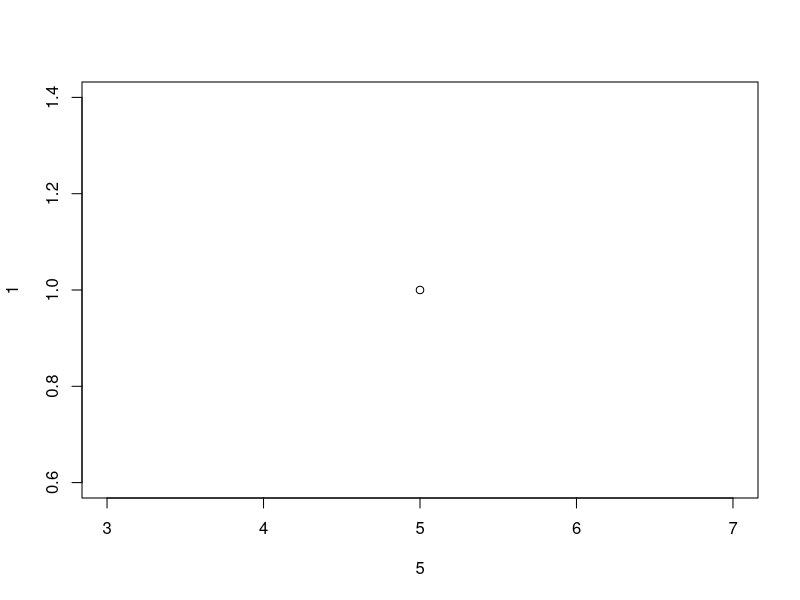
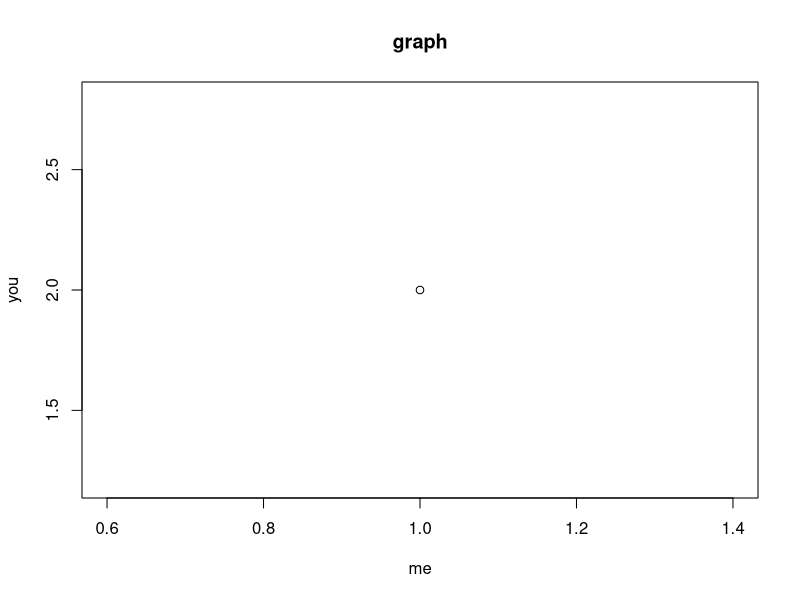

The R source for these figures, in order: (Note: this script raises an error after producing the figures.)
a=1+9.5
class(a)
c=8+10i #defining complex no
d<-5  #another assignment operator
v1=c(1,2,3,4,5,6) #vector(homogeneous)
v2<-c(1,"ab","cd",5) #class is char(highest precedence)
v2[1] #indexing starts from 1 in this language
v1[1:4] #elements from 1st to 4th index
max(v1)
min(v1)
abs(-1)
sqrt(4)
plot(5,1) #to plot(x,y)
plot(1,2,xlab="me",ylab="you",main="graph")#naming for x axis, y axis and our main graph
class(c)
class(d)
class(v1)
class(v2)

#experiment 1


#question 1
v=c(5,10,15,20,25,30)
print(paste("Our original vector is"))
print(v)
print(paste("Max value is",max(v)))
print(paste("Min value is",min(v)))


#question 2
f<-function(n){
  factorial=1
  if(num < 0) {
    print("Factorial doesn't exist")
  } else if(num == 0) {
    print("Factorial is 1")
  } else {
    for(i in 1:num) {
      print(i)
      factorial=factorial*i
    }
    print(paste("The factorial of", num ,"is",factorial))
  }
}
result<-f(num)
print(result)


#question 3
f<-function(n){
  num1=0
  num2=1
  if(n==1){print(0)}
  if(n==2){print(paste(0,1))}
  print(0)
  print(1)
  for(i in 3:num){
    num3=num1+num2
    num1=num2
    num2=num3
    print(num3)
  }
}
num = as.integer(readline(prompt = "Enter Num: "))
f(num)

#calculator

print("Operations:  1.Add 2.Subtract  3.Multiply  4.Divide")
operation<-as.integer(readline(prompt="Choose operation:"))
a<-as.integer(readline(prompt="1st number:"))
b<-as.integer(readline(prompt="2nd number:"))

add <- function(x,y){
  return(x+y)
}
subtract<-function(x,y){
  return(x-y)
}
multiply<-function(x,y){
  return(x*y)
}
divide<-function(x,y){
  return(x/y)
}

result=switch(operation,add(a,b),subtract(a,b),multiply(a,b),divide(a,b))
print(paste("The ans is:",result))

#question 5
x<-c(1,2,3,4,5)
y<-c(1,2,3,4,5)
plot(x,y)

x<-c(21,62,10,53)
labels<-c("Item 1","Item 2","Item 3","Item 4")
pie(x,labels)

z<-c(5,7,8,2,10)
barplot(z)

